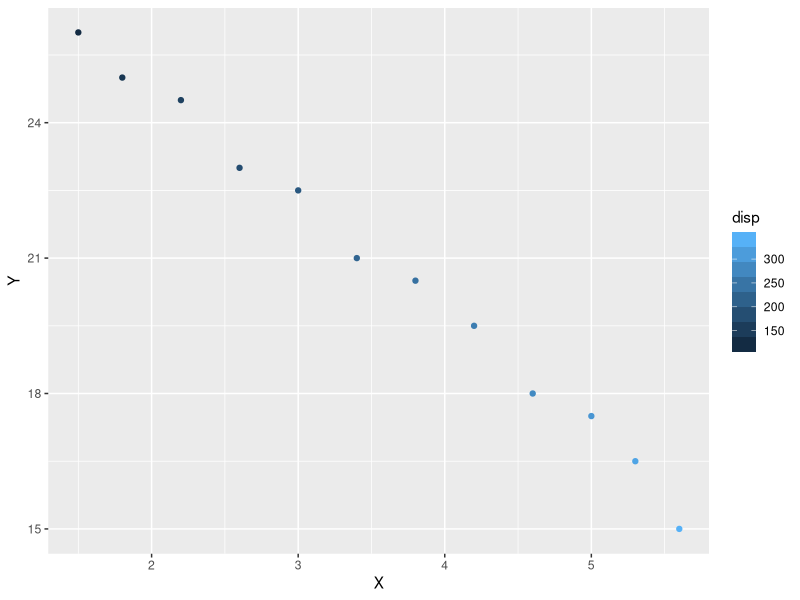
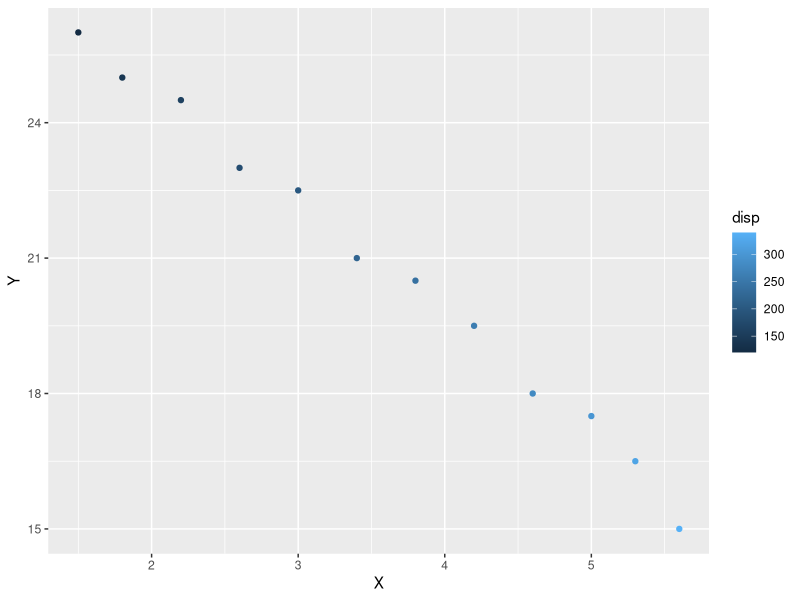
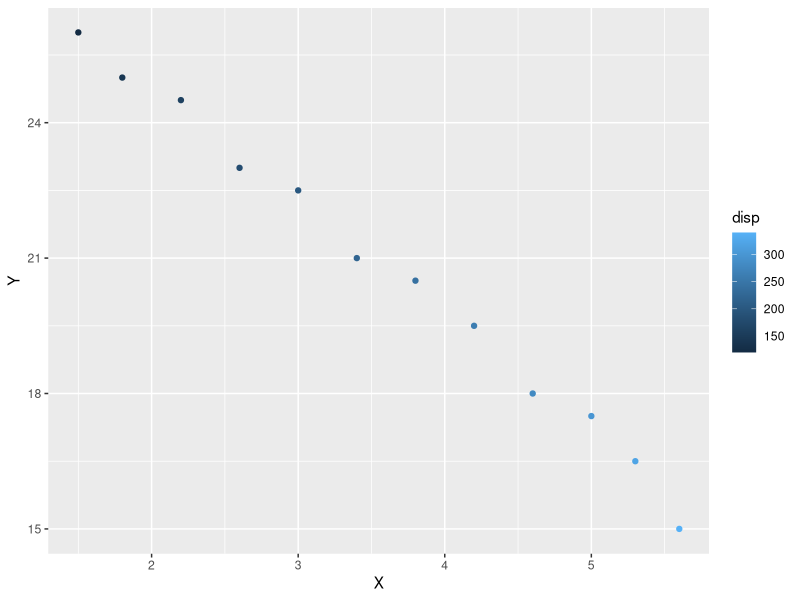
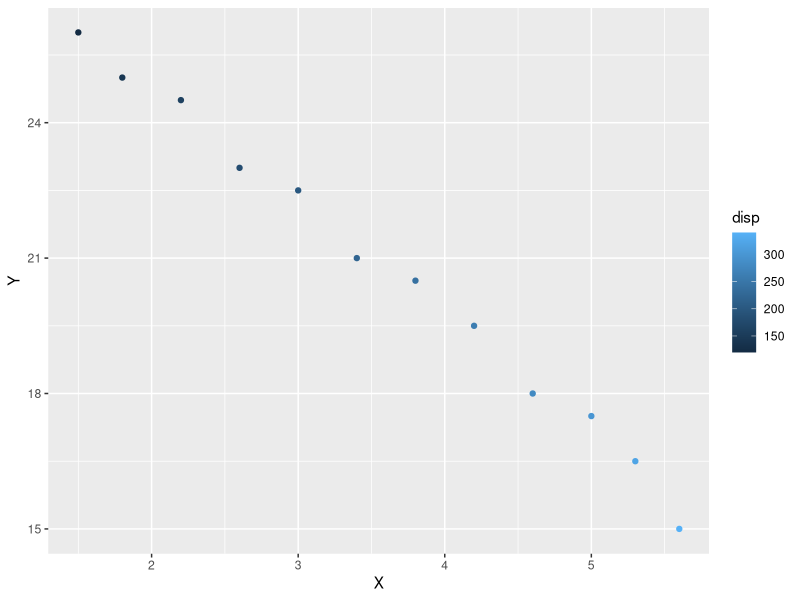
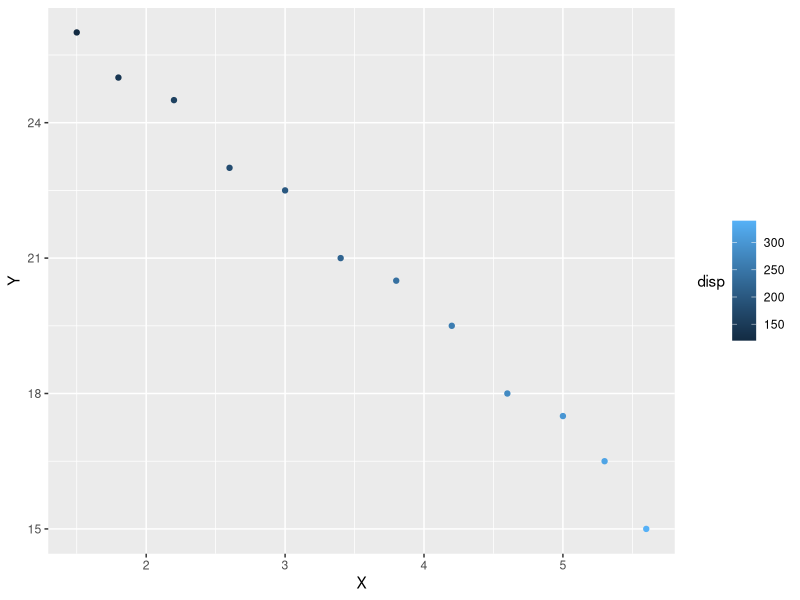
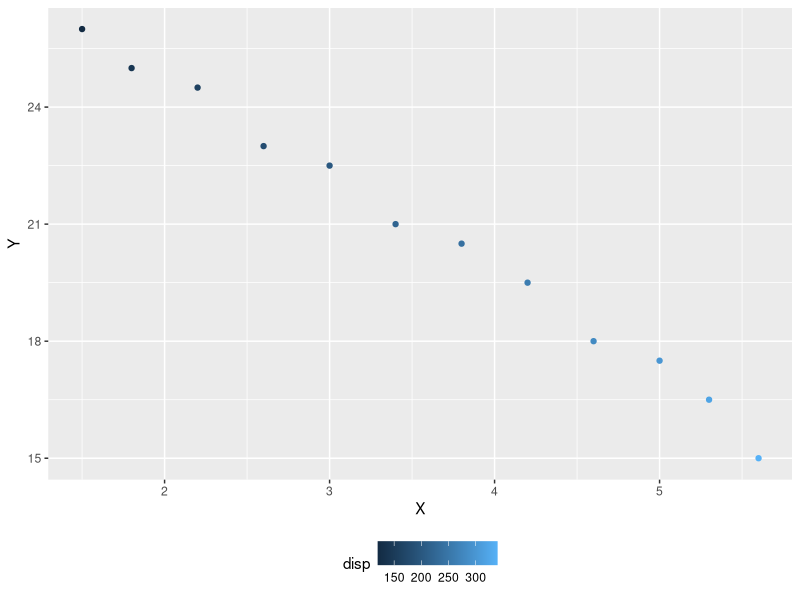
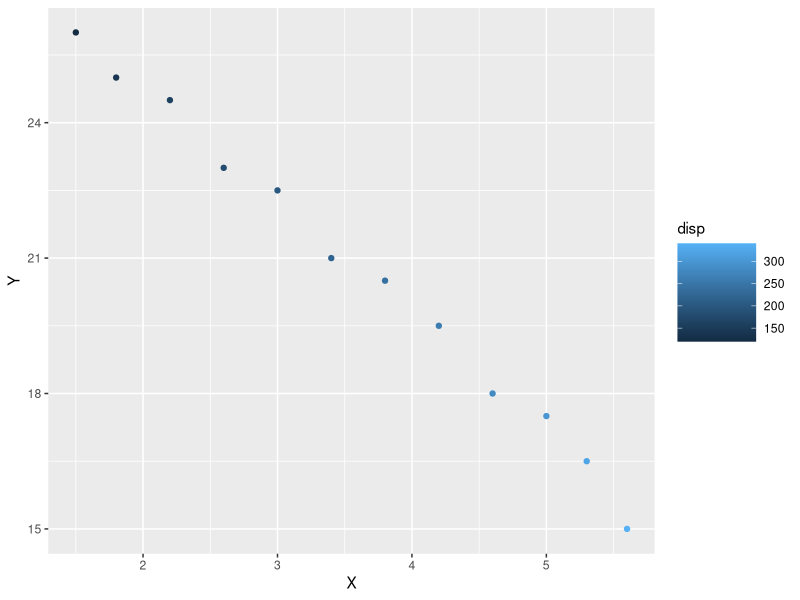
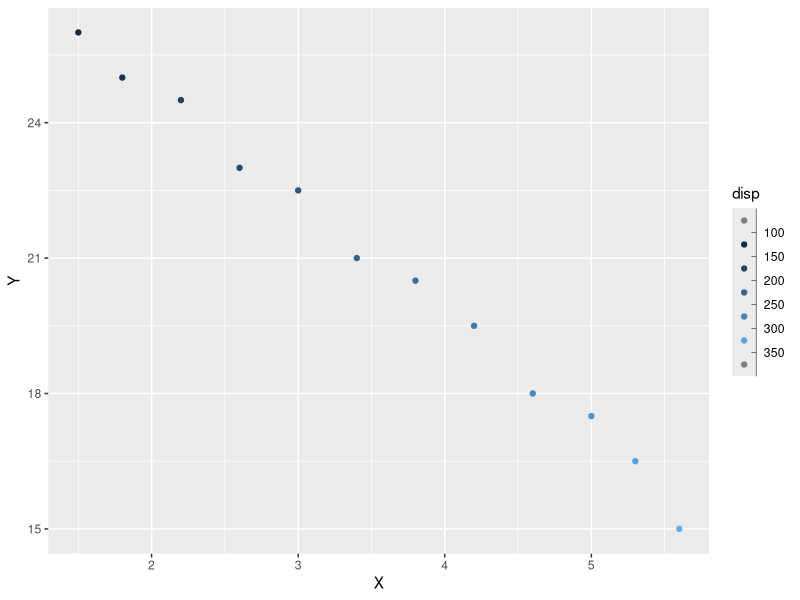

Reproduce these figures in R, in order. (Note: this script raises an error after producing the figures.)
#!/usr/bin/env Rscript
#
# guides 长尾（M2-S2 / SIL-739）的 R 侧参考值。
#
#   pixi run -e refs refs:guide-long
#
# 三组输入，全部钉 ggplot2 4.0.3：
#
#   1. 色条 / 分箱图例（`guide_colourbar` / `guide_bins` / `guide_coloursteps`）
#      的键（`get_guide_data()`）与 `ggplotGrob()` 读回的图例 gtable 宽高；
#   2. 轴 guide（`guide_axis` / `guide_axis_logticks` / `guide_axis_stack` /
#      `guide_axis_theta`）的 `axis-l` / `axis-b` 行列尺寸与键（含 `.type`）；
#   3. 对数次刻度的纯函数取值：`minor_breaks_log()` 在若干区间上的位置与档位
#      （long / mid / short = 1 / 2 / 3），这是「逐段一致」的判据。
#
# 与 `guide_ref.R`（M1-11）分开：那份是 M1 的 8 个 case，本文件只增不改，
# 产物落 `tests/fixtures/guide_long_r_reference.json`。

suppressPackageStartupMessages({
  library(ggplot2)
  library(jsonlite)
  library(grid)
  library(svglite)
})

invisible(pdf(NULL))

out_path <- "tests/fixtures/guide_long_r_reference.json"
page_in <- c(7, 7)

d <- data.frame(
  x = c(1.5, 1.8, 2.2, 2.6, 3.0, 3.4, 3.8, 4.2, 4.6, 5.0, 5.3, 5.6),
  y = c(26.0, 25.0, 24.5, 23.0, 22.5, 21.0, 20.5, 19.5, 18.0, 17.5, 16.5, 15.0),
  cyl = factor(c(4, 4, 4, 6, 6, 6, 8, 8, 8, 4, 6, 8), levels = c(4, 6, 8)),
  gear = factor(c(3, 4, 5, 3, 4, 5, 3, 4, 5, 4, 5, 3), levels = c(3, 4, 5)),
  disp = c(120, 140, 160, 180, 200, 220, 240, 260, 280, 300, 320, 340)
)

num <- function(value) {
  if (is.null(value) || length(value) == 0) return(NULL)
  unname(as.numeric(value))
}

region_size <- function(g, name, kind) {
  row <- g$layout[g$layout$name == name, , drop = FALSE]
  if (nrow(row) == 0) return(NULL)
  if (kind == "height") {
    return(sum(convertHeight(g$heights[row$t:row$b], "cm", valueOnly = TRUE)))
  }
  sum(convertWidth(g$widths[row$l:row$r], "cm", valueOnly = TRUE))
}

measure_axes <- function(g) {
  list(
    axis_l = region_size(g, "axis-l", "width"),
    axis_b = region_size(g, "axis-b", "height"),
    axis_t = region_size(g, "axis-t", "height"),
    axis_r = region_size(g, "axis-r", "width"),
    ylab_l = region_size(g, "ylab-l", "width"),
    xlab_b = region_size(g, "xlab-b", "height"),
    title = region_size(g, "title", "height")
  )
}

# 图例盒的位置不固定（right / bottom / left / top），逐个找 guide-box-* 再看
# 里面每张 guide gtable 自己的宽高。
measure_legends <- function(g) {
  idx <- which(grepl("^guide-box-", g$layout$name))
  if (length(idx) == 0) return(list(present = FALSE))
  # 五个 guide-box-* 槽位始终存在，只有真正放图例的那个挂着 gtable。
  chosen <- NULL
  for (i in idx) {
    item <- g$grobs[[i]]
    if (inherits(item, "gtable") && any(vapply(item$grobs, inherits, logical(1), "gtable"))) {
      chosen <- i
      break
    }
  }
  if (is.null(chosen)) return(list(present = FALSE))
  row <- g$layout[chosen, , drop = FALSE]
  side <- sub("^guide-box-", "", row$name)
  wrapper <- g$grobs[[chosen]]
  # 在页面上下文里量（进 guide-box 视口后 gtable 内部的 npc 高度会按该视口
  # 重新解析，colourbar 的 5×key 高会少算一份）。
  guides <- Filter(function(item) inherits(item, "gtable"), wrapper$grobs)
  sizes <- lapply(guides, function(item) {
    list(
      width = convertWidth(grobWidth(item), "cm", valueOnly = TRUE),
      height = convertHeight(grobHeight(item), "cm", valueOnly = TRUE)
    )
  })
  list(present = TRUE, side = side, guides = sizes)
}

guide_data <- function(plot, aesthetics) {
  out <- list()
  for (aesthetic in aesthetics) {
    key <- tryCatch(get_guide_data(plot, aesthetic), error = function(...) NULL)
    if (!is.data.frame(key) || nrow(key) == 0) next
    rows <- lapply(seq_len(nrow(key)), function(i) {
      record <- list()
      for (name in names(key)) {
        item <- key[[name]][i]
        if (is.factor(item)) item <- as.character(item)
        record[[name]] <- if (is.character(item)) {
          if (is.na(item)) NA_character_ else item
        } else if (is.logical(item)) {
          item
        } else if (is.na(item)) {
          NA
        } else {
          unname(as.numeric(item))
        }
      }
      record
    })
    out[[aesthetic]] <- rows
  }
  out
}

measure_case <- function(name, plot, aesthetics) {
  built <- ggplot_build(plot)
  # 用 svglite 量（与参考图产线同一设备）：轴带行高由设备的字体度量决定，
  # pdf(NULL) 回退 Helvetica（0.959em）会比 svglite / 本仓（0.8945em）高一截。
  # `ggplotGrob()` 必须在设备打开之后再建，否则文本尺寸按上一个设备算。
  svglite(tempfile(fileext = ".svg"), width = page_in[1], height = page_in[2])
  on.exit(dev.off(), add = TRUE)
  grid.newpage()
  g <- ggplotGrob(plot)
  grid.draw(g)
  axes <- measure_axes(g)
  legends <- measure_legends(g)
  list(
    name = name,
    axes = axes,
    legends = legends,
    guides = guide_data(plot, aesthetics)
  )
}

base <- function(mapping) ggplot(d, mapping) + geom_point() + labs(x = "X", y = "Y")
binned_base <- function(mapping) {
  ggplot(d, mapping) + geom_point() + scale_colour_steps() + labs(x = "X", y = "Y")
}

cases <- list()

add <- function(name, plot, aesthetics = character(0)) {
  cases[[name]] <<- measure_case(name, plot, aesthetics)
}

# --- 色条 ------------------------------------------------------------------
add(
  "colourbar_rectangles",
  base(aes(x, y, colour = disp)) + guides(colour = guide_colourbar(nbin = 8, display = "rectangles")),
  "colour"
)
add(
  "colourbar_gradient",
  base(aes(x, y, colour = disp)) + guides(colour = guide_colourbar(display = "gradient")),
  "colour"
)
add(
  "colourbar_no_llim",
  base(aes(x, y, colour = disp)) + guides(colour = guide_colourbar(draw.llim = FALSE)),
  "colour"
)
add(
  "colourbar_no_ulim",
  base(aes(x, y, colour = disp)) + guides(colour = guide_colourbar(draw.ulim = FALSE)),
  "colour"
)
add(
  "colourbar_title_left",
  base(aes(x, y, colour = disp)) + theme(legend.title.position = "left"),
  "colour"
)
add(
  "colourbar_horizontal",
  base(aes(x, y, colour = disp)) +
    theme(legend.position = "bottom") +
    guides(colour = guide_colourbar(direction = "horizontal")),
  "colour"
)
add(
  "colourbar_bar_size",
  base(aes(x, y, colour = disp)) +
    theme(legend.key.width = unit(2, "cm"), legend.key.height = unit(0.5, "cm")),
  "colour"
)

# --- bins / coloursteps ----------------------------------------------------
add("bins", base(aes(x, y, colour = disp)) + guides(colour = guide_bins()), "colour")
add(
  "bins_show_limits",
  base(aes(x, y, colour = disp)) + guides(colour = guide_bins(show.limits = TRUE)),
  "colour"
)
add("coloursteps", base(aes(x, y, colour = disp)) + guides(colour = guide_coloursteps()), "colour")
add(
  "coloursteps_uneven",
  base(aes(x, y, colour = disp)) + guides(colour = guide_coloursteps(even.steps = FALSE)),
  "colour"
)
add(
  "coloursteps_limits",
  base(aes(x, y, colour = disp)) + guides(colour = guide_coloursteps(show.limits = TRUE)),
  "colour"
)
add(
  "bins_binned_scale",
  binned_base(aes(x, y, colour = disp)) + guides(colour = guide_bins()),
  "colour"
)
add(
  "coloursteps_binned_scale",
  binned_base(aes(x, y, colour = disp)) + guides(colour = guide_coloursteps()),
  "colour"
)

# --- 轴 guide ---------------------------------------------------------------
add(
  "axis_angle45",
  base(aes(x, y)) + guides(x = guide_axis(angle = 45)),
  c("x", "y")
)
add(
  "axis_angle90",
  base(aes(x, y)) + guides(x = guide_axis(angle = 90)),
  c("x", "y")
)
add(
  "axis_y_angle45",
  base(aes(x, y)) + guides(y = guide_axis(angle = 45)),
  c("x", "y")
)
add(
  "axis_nodge2",
  base(aes(x, y)) + guides(x = guide_axis(n.dodge = 2)),
  c("x", "y")
)
add(
  "axis_nodge3",
  base(aes(x, y)) + guides(x = guide_axis(n.dodge = 3)),
  c("x", "y")
)
add(
  "axis_check_overlap",
  base(aes(x, y)) + guides(x = guide_axis(check.overlap = TRUE)),
  c("x", "y")
)
add(
  "axis_minor_ticks",
  base(aes(x, y)) + guides(x = guide_axis(minor.ticks = TRUE)),
  c("x", "y")
)
add(
  "axis_logticks",
  base(aes(x, y)) + scale_x_log10() + guides(x = guide_axis_logticks()),
  c("x", "y")
)
add(
  "axis_logticks_both",
  base(aes(x, y)) + scale_x_log10() + scale_y_log10() +
    guides(x = guide_axis_logticks(), y = guide_axis_logticks()),
  c("x", "y")
)
add(
  "axis_logticks_unexpanded",
  base(aes(x, y)) + scale_x_log10() +
    guides(x = guide_axis_logticks(expanded = FALSE)),
  c("x", "y")
)
add(
  "axis_stack",
  base(aes(x, y)) +
    guides(x = guide_axis_stack(guide_axis(), guide_axis(angle = 45))),
  c("x", "y")
)
add(
  "axis_stack_logticks",
  base(aes(x, y)) + scale_x_log10() +
    guides(x = guide_axis_stack(guide_axis(), guide_axis_logticks())),
  c("x", "y")
)
add(
  "axis_theta",
  ggplot(d, aes(cyl, y, fill = cyl)) + geom_col() + coord_polar() +
    guides(theta = guide_axis_theta()),
  c("x")
)

# --- 对数次刻度的纯函数 ------------------------------------------------------
log_ranges <- list(
  c(1, 100),
  c(0.01, 1000),
  c(-100, 100),
  c(2, 300),
  c(0.3, 30),
  c(1e-6, 1e6)
)
log_breaks <- lapply(log_ranges, function(rng) {
  ticks <- scales::minor_breaks_log()(rng)
  list(
    range = num(rng),
    detail = as.integer(attr(ticks, "detail")),
    ticks = num(ticks)
  )
})

# --- 输出 -------------------------------------------------------------------
output <- list(
  generator = "tools/refs/guide_long_ref.R",
  ggplot2 = as.character(packageVersion("ggplot2")),
  size_in = page_in,
  data = list(
    x = d$x, y = d$y, disp = d$disp,
    cyl = as.character(d$cyl), cyl_levels = levels(d$cyl),
    gear = as.character(d$gear), gear_levels = levels(d$gear)
  ),
  cases = cases,
  log_breaks = log_breaks
)

writeLines(
  toJSON(output, auto_unbox = TRUE, digits = 17, null = "null", na = "null", pretty = TRUE),
  out_path
)
cat("wrote", out_path, "with", length(cases), "cases\n")
